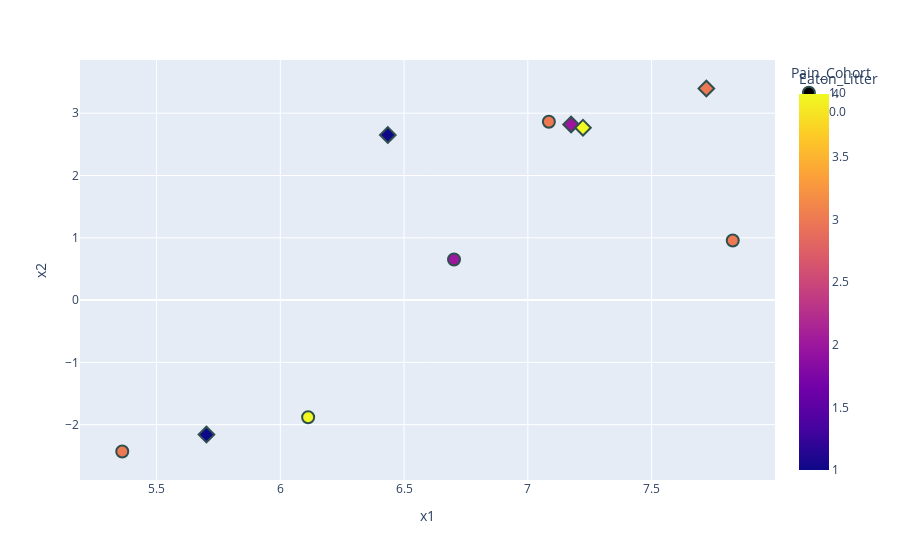

This figure's notebook cell:
### Code cell
import plotly.express as px
# cmap is red to blue
# encoded_df 
Edf = pd.DataFrame(X_encoded[:, 0:2], columns=['x1', 'x2'])
Edf['Pain_Cohort'] = Y[:,0]
Edf['Eaton_Litter'] = Y[:,1]
# make the pain cohort categorical
Edf['Pain_Cohort'] = Edf['Pain_Cohort'].astype('category')
# now make the pain 1 category * and 0 category o
#Edf['Pain_Cohort'] = Edf['Pain_Cohort'].apply(lambda x: '*' if x == 1 else 'o')
fig = px.scatter(Edf, x='x1', y='x2', color='Eaton_Litter', symbol='Pain_Cohort', hover_data=['Eaton_Litter'])
# make the markers bigger with nicer backgrounds
fig.update_traces(marker=dict(size=12,
                                line=dict(width=2,
                                            color='DarkSlateGrey')),
                    selector=dict(mode='markers'))


fig.show()
# save as latent space.html
fig.write_html("latent_space.html")

### Figure 1 — Plotly figure (JSON) as saved in the notebook; plotly's stock layout.template omitted (floating-point values rounded to 4 significant figures)
{"data": [{"customdata": [[3], [2], [4], [3], [3]], "hovertemplate": "Pain_Cohort=1.0<br>x1=%{x}<br>x2=%{y}<br>Eaton_Litter=%{marker.color}<extra></extra>", "legendgroup": "1.0", "marker": {"color": [3, 2, 4, 3, 3], "coloraxis": "coloraxis", "line": {"color": "DarkSlateGrey", "width": 2}, "size": 12, "symbol": "circle"}, "mode": "markers", "name": "1.0", "orientation": "v", "showlegend": true, "type": "scatter", "x": [7.085, 6.702, 6.112, 5.361, 7.828], "xaxis": "x", "y": [2.864, 0.6508, -1.883, -2.431, 0.9557], "yaxis": "y"}, {"customdata": [[2], [4], [3], [1], [1]], "hovertemplate": "Pain_Cohort=0.0<br>x1=%{x}<br>x2=%{y}<br>Eaton_Litter=%{marker.color}<extra></extra>", "legendgroup": "0.0", "marker": {"color": [2, 4, 3, 1, 1], "coloraxis": "coloraxis", "line": {"color": "DarkSlateGrey", "width": 2}, "size": 12, "symbol": "diamond"}, "mode": "markers", "name": "0.0", "orientation": "v", "showlegend": true, "type": "scatter", "x": [7.175, 7.223, 7.721, 6.434, 5.702], "xaxis": "x", "y": [2.819, 2.768, 3.397, 2.651, -2.159], "yaxis": "y"}], "layout": {"coloraxis": {"colorbar": {"title": {"text": "Eaton_Litter"}}, "colorscale": [[0, "#0d0887"], [0.1111, "#46039f"], [0.2222, "#7201a8"], [0.3333, "#9c179e"], [0.4444, "#bd3786"], [0.5556, "#d8576b"], [0.6667, "#ed7953"], [0.7778, "#fb9f3a"], [0.8889, "#fdca26"], [1, "#f0f921"]]}, "legend": {"title": {"text": "Pain_Cohort"}, "tracegroupgap": 0}, "margin": {"t": 60}, "xaxis": {"anchor": "y", "domain": [0, 1], "title": {"text": "x1"}}, "yaxis": {"anchor": "x", "domain": [0, 1], "title": {"text": "x2"}}}}
